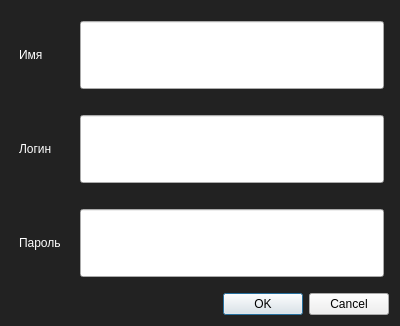
<?xml version="1.0" encoding="UTF-8"?>
<ui version="4.0">
 <class>Dialog</class>
 <widget class="QDialog" name="Dialog">
  <property name="geometry">
   <rect>
    <x>0</x>
    <y>0</y>
    <width>400</width>
    <height>300</height>
   </rect>
  </property>
  <property name="windowTitle">
   <string>Новый пользователь</string>
  </property>
  <property name="styleSheet">
   <string notr="true">QDialog{ background: #222; } 
QLabel{color: white; margin: 10px 5px; padding: 20px 0}
QLineEdit{margin: 10px 5px; padding: 20px 0; font-size: 20px}</string>
  </property>
  <layout class="QGridLayout" name="gridLayout">
   <item row="1" column="0">
    <widget class="QDialogButtonBox" name="buttonBox">
     <property name="orientation">
      <enum>Qt::Horizontal</enum>
     </property>
     <property name="standardButtons">
      <set>QDialogButtonBox::Cancel|QDialogButtonBox::Ok</set>
     </property>
    </widget>
   </item>
   <item row="0" column="0">
    <layout class="QFormLayout" name="formLayout">
     <item row="0" column="0">
      <widget class="QLabel" name="label">
       <property name="text">
        <string>Имя</string>
       </property>
      </widget>
     </item>
     <item row="1" column="0">
      <widget class="QLabel" name="label_2">
       <property name="text">
        <string>Логин</string>
       </property>
      </widget>
     </item>
     <item row="2" column="0">
      <widget class="QLabel" name="label_3">
       <property name="text">
        <string>Пароль</string>
       </property>
      </widget>
     </item>
     <item row="0" column="1">
      <widget class="QLineEdit" name="name"/>
     </item>
     <item row="1" column="1">
      <widget class="QLineEdit" name="login"/>
     </item>
     <item row="2" column="1">
      <widget class="QLineEdit" name="password"/>
     </item>
    </layout>
   </item>
  </layout>
 </widget>
 <resources/>
 <connections>
  <connection>
   <sender>buttonBox</sender>
   <signal>accepted()</signal>
   <receiver>Dialog</receiver>
   <slot>accept()</slot>
   <hints>
    <hint type="sourcelabel">
     <x>248</x>
     <y>254</y>
    </hint>
    <hint type="destinationlabel">
     <x>157</x>
     <y>274</y>
    </hint>
   </hints>
  </connection>
  <connection>
   <sender>buttonBox</sender>
   <signal>rejected()</signal>
   <receiver>Dialog</receiver>
   <slot>reject()</slot>
   <hints>
    <hint type="sourcelabel">
     <x>316</x>
     <y>260</y>
    </hint>
    <hint type="destinationlabel">
     <x>286</x>
     <y>274</y>
    </hint>
   </hints>
  </connection>
 </connections>
</ui>
